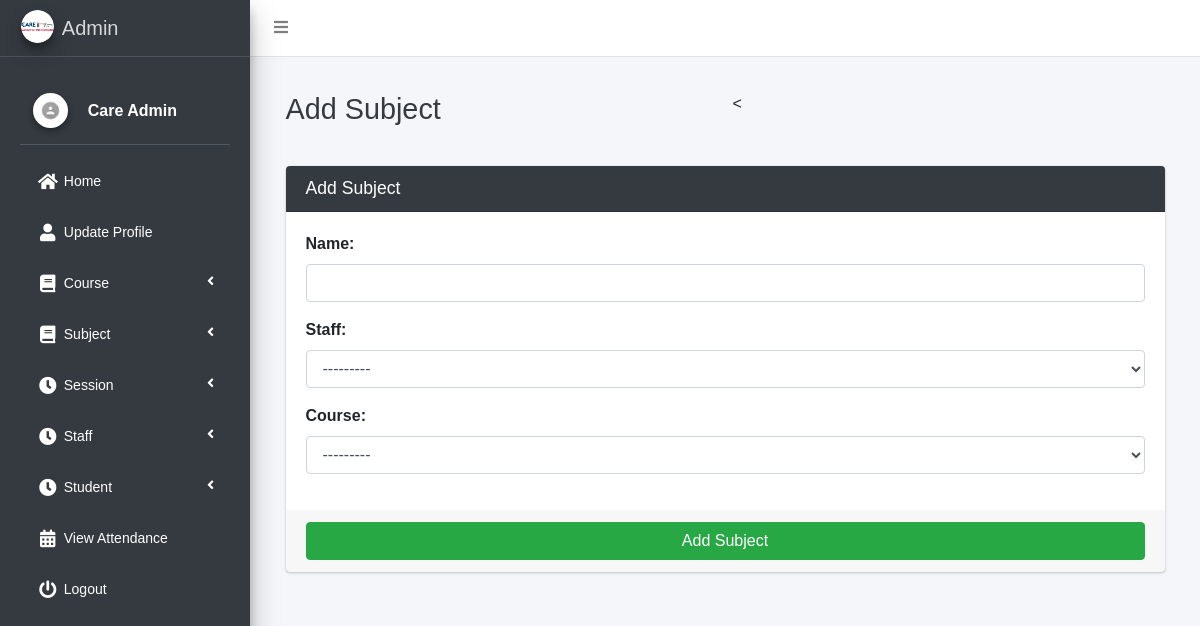
The page /subject/add/ (signed in) on the database its author committed.
### main_app/models.py (models this page shows)
class CustomUser(AbstractUser):
    USER_TYPE = ((1, "HOD"), (2, "Staff"), (3, "Student"))
    GENDER = [("M", "Male"), ("F", "Female")]
    username = None  # Removed username, using email instead
    email = models.EmailField(unique=True)
    user_type = models.CharField(default=1, choices=USER_TYPE, max_length=1)
    gender = models.CharField(max_length=1, choices=GENDER)
    profile_pic = models.ImageField()
    address = models.TextField()
    fcm_token = models.TextField(default="")  # For firebase notifications
    created_at = models.DateTimeField(auto_now_add=True)
    updated_at = models.DateTimeField(auto_now=True)
    USERNAME_FIELD = "email"
    REQUIRED_FIELDS = []
    objects = CustomUserManager()
    def __str__(self):
        return self.first_name + " " + self.last_name

### main_app/hod_views.py (the view, shortened to what this page needs)
# urls.py: path("subject/add/", hod_views.add_subject, name='add_subject'),
def add_subject(request):
    form = SubjectForm(request.POST or None)
    context = {
        'form': form,
        'page_title': 'Add Subject'
    }
    return render(request, 'hod_template/add_subject_template.html', context)

### main_app/forms.py
class SubjectForm(FormSettings):
    def __init__(self, *args, **kwargs):
        super(SubjectForm, self).__init__(*args, **kwargs)
    class Meta:
        model = Subject
        fields = ['name', 'staff', 'course']

### main_app/models.py (called while the page is built)
    def __str__(self):
        return self.name

    def __str__(self):
        return self.admin.first_name + " " + self.admin.last_name

### main_app/templates/hod_template/add_subject_template.html
{% extends 'main_app/base.html' %}
{% load static %}
{% block page_title %}{{page_title}}{% endblock page_title %}
{% block content %}
<section class="content">
    <div class="container-fluid">
        <div class="row">
            <div class="col-md-12">
                <div class="card card-dark">
                    <div class="card-header">
                        <h3 class="card-title">{{page_title}}</h3>
                    </div>
                    {% include "main_app/form_template.html" with messages=messages  form=form button_text="Add Subject"%}
                </div>
            </div>
        </div>
    </div>
</section>
{% endblock content %}

### main_app/templates/main_app/sidebar_template.html (shortened to what this page needs)
{% load static %}
<!DOCTYPE html>
<html lang="en">
<head>
</head>
<body>
    <aside class="main-sidebar sidebar-dark-info elevation-4">
    {% if request.user.user_type == '1' %}
    <a href="{% url 'admin_home' %}" class="brand-link">
        <img src="{% static 'dist/img/admin.png' %} " alt="admin"
            class="brand-image img-circle elevation-3" >
        <span class="brand-text font-weight-light">Admin</span>
    </a>
    <div class="sidebar">
        <div class="user-panel mt-3 pb-3 mb-3 d-flex">
            <div class="image">
                <img src="{{ request.user.profile_pic}}" class="img-circle elevation-2" alt="User Image">
            </div>
            <div class="info">
                <a href="#" class="d-block">{{user}}</a>
            </div>
        </div>
        <nav class="mt-2">
<ul class="nav nav-pills nav-sidebar flex-column" data-widget="treeview" role="menu" data-accordion="false">
                    <li class="nav-item">
                        <a href="{% url 'admin_home' %}" class="nav-link {% if request.path == admin_home %} active {% endif %}">
                            <i class="nav-icon fas fa-home"></i>
                            <p>Home</p>
                        </a>
                    </li>
                    <li class="nav-item">
                        <a href="{% url 'admin_view_profile' %}" class="nav-link {% if request.path == admin_view_profile %} active {% endif %}">
                            <i class="nav-icon fas fa-user"></i>
                            <p>Update Profile</p>
                        </a>
                    </li>
                    <li class="nav-item has-treeview">
                        <a href="#" class="nav-link">
                            <i class="nav-icon fas fa-book"></i>
                            <p>Course<i class="fas fa-angle-left right"></i></p>
                        </a>
                    </li>
                    <li class="nav-item has-treeview">
                        <a href="#" class="nav-link">
                            <i class="nav-icon fas fa-book"></i>
                            <p>Subject<i class="fas fa-angle-left right"></i></p>
                        </a>
                    </li>
                    <li class="nav-item has-treeview">
                        <a href="#" class="nav-link">
                            <i class="nav-icon fas fa-clock"></i>
                            <p>Session<i class="fas fa-angle-left right"></i></p>
                        </a>
                    </li>
                    <li class="nav-item has-treeview">
                        <a href="#" class="nav-link">
                            <i class="nav-icon fas fa-clock"></i>
                            <p>Staff<i class="fas fa-angle-left right"></i></p>
                        </a>
                    </li>
                                        <li class="nav-item has-treeview">
                        <a href="#" class="nav-link">
                            <i class="nav-icon fas fa-clock"></i>
                            <p>Student<i class="fas fa-angle-left right"></i></p>
                        </a>
                    </li>
                    <li class="nav-item">
                        <a href="{% url 'admin_view_attendance' %}" class="nav-link {% if request.path == admin_view_attendance %} active {% endif %}">
                            <i class="nav-icon fas fa-calendar-alt"></i>
                            <p>View Attendance</p>
                        </a>
                    </li>
                                        {% endif %}
                                        <li class="nav-item">
                                            <a href="{% url 'user_logout' %}"
                                                onclick="return confirm('Your session would be terminated.\n\nProceed?')"
                                                class="nav-link">
                                                <i class="nav-icon fas fa-power-off"></i>
                                                <p>
                                                    Logout
                                                </p>
                                            </a>
                                        </li>
                                    </ul>
                                </nav>
                            </div>
</aside>
</body>
</html>

### main_app/templates/main_app/sidebar_template.html (style rules this page uses)
body { margin: 0; font-family: Arial, sans-serif; background-color: #f4f6f9; }
.sidebar { background: #fffff; padding: 20px; height: 90vh; width: 250px; box-shadow: 0 4px 6px rgba(0, 0, 0, 0.1); }
.sidebar .nav-sidebar > .nav-item > .nav-link { color: #ffffff; border-radius: 4px; padding: 10px 15px; margin-bottom: 10px; font-size: 14px; transition: all 0.3s ease; display: flex; align-items: center; }
.sidebar .nav-icon { margin-right: 10px; font-size: 18px; }
.sidebar .nav-item.has-treeview > .nav-link .fas.fa-angle-left { margin-left: auto; }
.user-panel { display: flex; align-items: center; margin-bottom: 20px; }
.user-panel .image img { border-radius: 50%; width: 35px; height: 35px; }
.user-panel .info { margin-left: 10px; }
.user-panel .info a { font-weight: bold; color: #ffffff; }

### rows shown on the page
CustomUser: user.profile_pic (picture), first_name+last_name "Care Admin"

### other values the page prints
{{ page_title }} "Add Subject"
{{ field.label_tag }} "Name:" "Staff:" "Course:"
{{ button_text }} "Add Subject"
